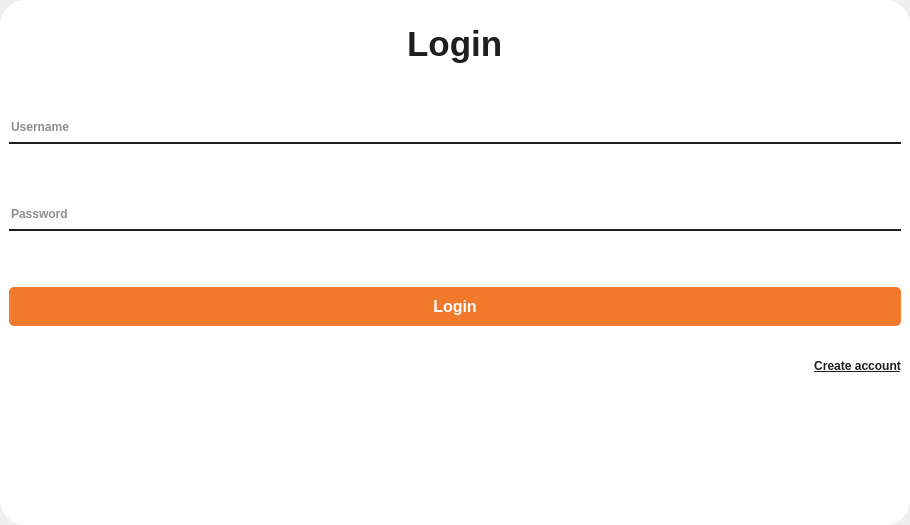
<?xml version="1.0" encoding="UTF-8"?>
<ui version="4.0">
 <class>Form</class>
 <widget class="QWidget" name="Form">
  <property name="geometry">
   <rect>
    <x>0</x>
    <y>0</y>
    <width>910</width>
    <height>525</height>
   </rect>
  </property>
  <property name="windowTitle">
   <string>Form</string>
  </property>
  <layout class="QGridLayout" name="gridLayout">
   <property name="leftMargin">
    <number>0</number>
   </property>
   <property name="topMargin">
    <number>0</number>
   </property>
   <property name="rightMargin">
    <number>0</number>
   </property>
   <property name="bottomMargin">
    <number>0</number>
   </property>
   <property name="spacing">
    <number>0</number>
   </property>
   <item row="0" column="0">
    <widget class="QWidget" name="widget" native="true">
     <property name="sizePolicy">
      <sizepolicy hsizetype="Preferred" vsizetype="Preferred">
       <horstretch>0</horstretch>
       <verstretch>0</verstretch>
      </sizepolicy>
     </property>
     <property name="minimumSize">
      <size>
       <width>0</width>
       <height>0</height>
      </size>
     </property>
     <property name="maximumSize">
      <size>
       <width>16777215</width>
       <height>16777215</height>
      </size>
     </property>
     <property name="styleSheet">
      <string notr="true">#widget{
background-color: #ffffff;
border-radius: 25px 25px 25px 25px;
}

*{
border: none;
}</string>
     </property>
     <layout class="QVBoxLayout" name="verticalLayout">
      <property name="spacing">
       <number>0</number>
      </property>
      <property name="leftMargin">
       <number>0</number>
      </property>
      <property name="topMargin">
       <number>0</number>
      </property>
      <property name="rightMargin">
       <number>0</number>
      </property>
      <property name="bottomMargin">
       <number>0</number>
      </property>
      <item>
       <widget class="QFrame" name="frame">
        <property name="minimumSize">
         <size>
          <width>0</width>
          <height>0</height>
         </size>
        </property>
        <property name="frameShape">
         <enum>QFrame::StyledPanel</enum>
        </property>
        <property name="frameShadow">
         <enum>QFrame::Raised</enum>
        </property>
        <layout class="QVBoxLayout" name="verticalLayout_3">
         <property name="spacing">
          <number>0</number>
         </property>
         <property name="leftMargin">
          <number>0</number>
         </property>
         <property name="topMargin">
          <number>0</number>
         </property>
         <property name="rightMargin">
          <number>0</number>
         </property>
         <property name="bottomMargin">
          <number>0</number>
         </property>
         <item alignment="Qt::AlignHCenter">
          <widget class="QLabel" name="loginHeader">
           <property name="font">
            <font>
             <pointsize>26</pointsize>
             <italic>false</italic>
             <bold>true</bold>
            </font>
           </property>
           <property name="styleSheet">
            <string notr="true">#loginHeader{
color : #1e1e1e;
}</string>
           </property>
           <property name="text">
            <string>Login</string>
           </property>
          </widget>
         </item>
        </layout>
       </widget>
      </item>
      <item>
       <widget class="QFrame" name="frame_5">
        <property name="frameShape">
         <enum>QFrame::StyledPanel</enum>
        </property>
        <property name="frameShadow">
         <enum>QFrame::Raised</enum>
        </property>
        <layout class="QHBoxLayout" name="horizontalLayout_2">
         <item>
          <widget class="QLineEdit" name="userInput">
           <property name="minimumSize">
            <size>
             <width>0</width>
             <height>0</height>
            </size>
           </property>
           <property name="font">
            <font>
             <bold>true</bold>
            </font>
           </property>
           <property name="styleSheet">
            <string notr="true">#userInput{
background-color:rgba(0,0,0,0);
border: none;
border-bottom: 2px solid #1e1e1e;
padding-bottom: 7px;
color: #1e1e1e;
}</string>
           </property>
           <property name="text">
            <string/>
           </property>
           <property name="placeholderText">
            <string>Username</string>
           </property>
          </widget>
         </item>
        </layout>
       </widget>
      </item>
      <item>
       <widget class="QFrame" name="frame_2">
        <property name="frameShape">
         <enum>QFrame::StyledPanel</enum>
        </property>
        <property name="frameShadow">
         <enum>QFrame::Raised</enum>
        </property>
        <layout class="QHBoxLayout" name="horizontalLayout">
         <item>
          <widget class="QLineEdit" name="passwordInput">
           <property name="minimumSize">
            <size>
             <width>0</width>
             <height>0</height>
            </size>
           </property>
           <property name="font">
            <font>
             <bold>true</bold>
            </font>
           </property>
           <property name="styleSheet">
            <string notr="true">#passwordInput{
background-color:rgba(0,0,0,0);
border: none;
border-bottom: 2px solid #1e1e1e;
padding-bottom: 7px;
color: #1e1e1e;
}</string>
           </property>
           <property name="text">
            <string/>
           </property>
           <property name="echoMode">
            <enum>QLineEdit::Password</enum>
           </property>
           <property name="placeholderText">
            <string>Password</string>
           </property>
          </widget>
         </item>
        </layout>
       </widget>
      </item>
      <item>
       <widget class="QFrame" name="frame_3">
        <property name="frameShape">
         <enum>QFrame::StyledPanel</enum>
        </property>
        <property name="frameShadow">
         <enum>QFrame::Raised</enum>
        </property>
        <layout class="QVBoxLayout" name="verticalLayout_2">
         <item>
          <widget class="QPushButton" name="loginButton">
           <property name="styleSheet">
            <string notr="true">QPushButton {
    padding: 10px 20px;
    font-size: 16px;
    font-weight: bold;
    color: #fff;
    border: none;
    border-radius: 5px;
    /*background: qlineargradient(spread:pad, x1:0, y1:0.5, x2:1, y2:0.5, stop:0 #f0792b, stop:0.5 #ffa163, stop:1 #edb28c);*/
	background-color: #f0792b;
    cursor: pointer;
    transition: background-color 0.3s ease;
}

QPushButton:hover {
    background-color: #ff6347; 
}
</string>
           </property>
           <property name="text">
            <string>Login</string>
           </property>
          </widget>
         </item>
        </layout>
       </widget>
      </item>
      <item>
       <widget class="QFrame" name="frame_6">
        <property name="frameShape">
         <enum>QFrame::StyledPanel</enum>
        </property>
        <property name="frameShadow">
         <enum>QFrame::Raised</enum>
        </property>
        <layout class="QVBoxLayout" name="verticalLayout_4">
         <item alignment="Qt::AlignRight">
          <widget class="QPushButton" name="createAccountButton">
           <property name="minimumSize">
            <size>
             <width>0</width>
             <height>0</height>
            </size>
           </property>
           <property name="font">
            <font>
             <bold>true</bold>
             <underline>true</underline>
            </font>
           </property>
           <property name="styleSheet">
            <string notr="true">#createAccountButton {
    color: #1e1e1e;
}

#createAccountButton:hover {
/*    background-color: #F5FAFE;*/
    color: #1F95EF;
    font-weight: bold; 
}
</string>
           </property>
           <property name="text">
            <string>Create account</string>
           </property>
          </widget>
         </item>
         <item>
          <widget class="QLabel" name="label">
           <property name="minimumSize">
            <size>
             <width>0</width>
             <height>0</height>
            </size>
           </property>
           <property name="font">
            <font>
             <pointsize>16</pointsize>
             <bold>true</bold>
             <underline>true</underline>
            </font>
           </property>
           <property name="text">
            <string/>
           </property>
          </widget>
         </item>
        </layout>
       </widget>
      </item>
      <item>
       <widget class="QFrame" name="frame_4">
        <property name="frameShape">
         <enum>QFrame::StyledPanel</enum>
        </property>
        <property name="frameShadow">
         <enum>QFrame::Raised</enum>
        </property>
       </widget>
      </item>
     </layout>
    </widget>
   </item>
  </layout>
 </widget>
 <resources/>
 <connections/>
</ui>
